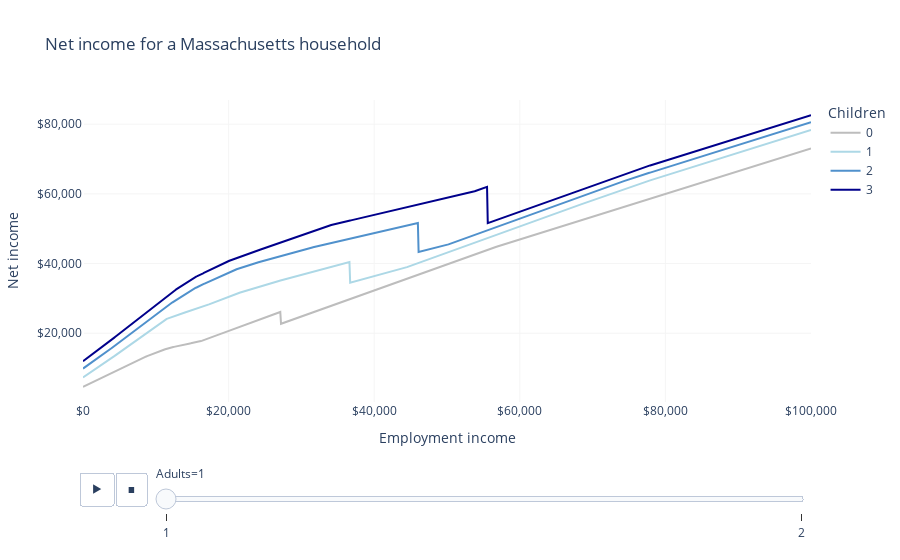

Notebook code cell kept with this figure:
### Markdown cell above
# Massachusetts tax and benefit system

This notebook shows how the state and federal tax and benefit system affects Massachusetts residents holistically.

## Examples

Consider a set of Massachusetts family types, each with \$1,000 monthly rent and \$50 monthly broadband costs, and varying in terms of marital status and number of children.
Their net income---after state and federal taxes and benefits modeled by OpenFisca US---is shown in the graph below.

*The cliff is due to Massachusetts' emergency SNAP allotment, which entitles SNAP-eligible households to the maximum benefit for their household size; this also affects other benefits through categorical eligibility.*

### Code cell
from openfisca_us import IndividualSim
import pandas as pd
import plotly.express as px

LIGHT_GRAY = "#F5F5F5"
GRAY = "#BDBDBD"
BLUE = "#5091cc"
LIGHT_BLUE = "lightblue"
DARK_BLUE = "darkblue"


def make_tax(adults, children):
    sim = IndividualSim(year=2022)
    sim.add_person(name="head", age=25, rent=12_000)
    members = ["head"]
    if adults == 2:
        sim.add_person(name="spouse", age=25)
        members += ["spouse"]
    for i in range(children):
        child = "child{}".format(i)
        sim.add_person(name=child, age=6)
        members += [child]
    sim.add_tax_unit(name="tax_unit", members=members, premium_tax_credit=0)
    # $1,000 monthly rent, $50 monthly broadband.
    sim.add_spm_unit(name="spm_unit", members=members, broadband_cost=600)
    sim.add_household(name="household", members=members, state_code="MA")
    sim.vary("employment_income", max=100_000, step=100)
    employment_income = sim.calc("employment_income")[0]
    spm_unit_net_income = sim.calc("spm_unit_net_income")[0].round()
    mtr = 1 - sim.deriv(
        "spm_unit_net_income", "employment_income", wrt_target="head"
    )
    return pd.DataFrame(
        dict(
            employment_income=employment_income,
            spm_unit_net_income=spm_unit_net_income,
            mtr=mtr,
            adults=adults,
            children=str(children),
        )
    )


# Make a table of state taxes for different numbers of adults and children.
l = []
for adults in range(1, 3):
    for children in range(0, 4):
        l.append(make_tax(adults, children))

df = pd.concat(l)

LABELS = dict(
    employment_income="Employment income",
    spm_unit_net_income="Net income",
    mtr="Marginal tax rate",
    adults="Adults",
    children="Children",
)

COLOR_MAP = {"0": GRAY, "1": LIGHT_BLUE, "2": BLUE, "3": DARK_BLUE}

fig = px.line(
    df,
    "employment_income",
    "spm_unit_net_income",
    color="children",
    animation_frame="adults",
    labels=LABELS,
    title="Net income for a Massachusetts household",
    color_discrete_map=COLOR_MAP,
)
fig.update_layout(
    xaxis_tickformat="$,",
    yaxis_tickformat="$,",
    plot_bgcolor="white",
    xaxis_gridcolor=LIGHT_GRAY,
    yaxis_gridcolor=LIGHT_GRAY,
)
fig.show()

### Figure 1 — Plotly figure (JSON) as saved in the notebook; plotly's stock layout.template omitted (floating-point values rounded to 4 significant figures; data arrays with more than 128 entries replaced by an {"elided": "..."} marker saying what was removed)
{"data": [{"hovertemplate": "Children=0<br>Adults=1<br>Employment income=%{x}<br>Net income=%{y}<extra></extra>", "legendgroup": "0", "line": {"color": "#BDBDBD", "dash": "solid"}, "marker": {"symbol": "circle"}, "mode": "lines", "name": "0", "orientation": "v", "showlegend": true, "type": "scatter", "x": {"elided": "1001 int values"}, "xaxis": "x", "y": {"elided": "1001 int values"}, "yaxis": "y"}, {"hovertemplate": "Children=1<br>Adults=1<br>Employment income=%{x}<br>Net income=%{y}<extra></extra>", "legendgroup": "1", "line": {"color": "lightblue", "dash": "solid"}, "marker": {"symbol": "circle"}, "mode": "lines", "name": "1", "orientation": "v", "showlegend": true, "type": "scatter", "x": {"elided": "1001 int values"}, "xaxis": "x", "y": {"elided": "1001 int values"}, "yaxis": "y"}, {"hovertemplate": "Children=2<br>Adults=1<br>Employment income=%{x}<br>Net income=%{y}<extra></extra>", "legendgroup": "2", "line": {"color": "#5091cc", "dash": "solid"}, "marker": {"symbol": "circle"}, "mode": "lines", "name": "2", "orientation": "v", "showlegend": true, "type": "scatter", "x": {"elided": "1001 int values"}, "xaxis": "x", "y": {"elided": "1001 int values"}, "yaxis": "y"}, {"hovertemplate": "Children=3<br>Adults=1<br>Employment income=%{x}<br>Net income=%{y}<extra></extra>", "legendgroup": "3", "line": {"color": "darkblue", "dash": "solid"}, "marker": {"symbol": "circle"}, "mode": "lines", "name": "3", "orientation": "v", "showlegend": true, "type": "scatter", "x": {"elided": "1001 int values"}, "xaxis": "x", "y": {"elided": "1001 int values"}, "yaxis": "y"}], "layout": {"legend": {"title": {"text": "Children"}, "tracegroupgap": 0}, "plot_bgcolor": "white", "sliders": [{"active": 0, "currentvalue": {"prefix": "Adults="}, "len": 0.9, "pad": {"b": 10, "t": 60}, "steps": [{"args": [["1"], {"frame": {"duration": 0, "redraw": false}, "fromcurrent": true, "mode": "immediate", "transition": {"duration": 0, "easing": "linear"}}], "label": "1", "method": "animate"}, {"args": [["2"], {"frame": {"duration": 0, "redraw": false}, "fromcurrent": true, "mode": "immediate", "transition": {"duration": 0, "easing": "linear"}}], "label": "2", "method": "animate"}], "x": 0.1, "xanchor": "left", "y": 0, "yanchor": "top"}], "title": {"text": "Net income for a Massachusetts household"}, "updatemenus": [{"buttons": [{"args": [null, {"frame": {"duration": 500, "redraw": false}, "fromcurrent": true, "mode": "immediate", "transition": {"duration": 500, "easing": "linear"}}], "label": "&#9654;", "method": "animate"}, {"args": [[null], {"frame": {"duration": 0, "redraw": false}, "fromcurrent": true, "mode": "immediate", "transition": {"duration": 0, "easing": "linear"}}], "label": "&#9724;", "method": "animate"}], "direction": "left", "pad": {"r": 10, "t": 70}, "showactive": false, "type": "buttons", "x": 0.1, "xanchor": "right", "y": 0, "yanchor": "top"}], "xaxis": {"anchor": "y", "domain": [0, 1], "gridcolor": "#F5F5F5", "tickformat": "$,", "title": {"text": "Employment income"}}, "yaxis": {"anchor": "x", "domain": [0, 1], "gridcolor": "#F5F5F5", "tickformat": "$,", "title": {"text": "Net income"}}}}
